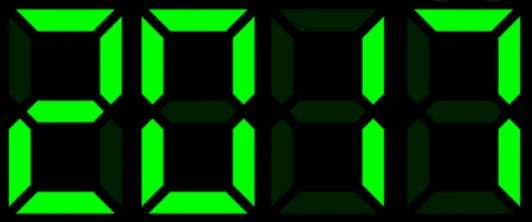
#> input picture green-font.png, 532 x 222 px
$ python 27-jan.py
#> lines starting #> are read from the running program, lines starting #| are printed output that depends on the picture; after the words box and inside, x2 and y2 are one past the last pixel; in counts of white or black regions, pixels touching at a corner belong together
import cv2
import pytesseract
# #
pytesseract.pytesseract.tesseract_cmd = "/bin/tesseract"
# # #
# image = cv2.imread('0-9-on-seven-segment.png', 0)
# # import pdb; pdb.set_trace()
# edges = cv2.Canny(image,200,300,True)
#
# thresh = cv2.threshold(image, 0, 255, cv2.THRESH_BINARY_INV + cv2.THRESH_OTSU)[1]
# #
# data = pytesseract.image_to_string(thresh, lang='eng',config='--psm 6')
# # data1 = pytesseract.image_to_string(edges, lang='eng', config='--psm 6')
# print(data)
# # import pdb; pdb.set_trace()
# # print('------',data1, "-----")
# cv2.imshow("Edge Detected Image", edges)
#
# cv2.imshow('thresh', thresh)
# #
# cv2.waitKey()
#


# # # import cv2
import numpy as np

# load image
# img = cv2.imread("/home/ashish/Downloads/green-font.png");
img = cv2.imread("green-font.png");
#> img is the input picture: shape (222, 532, 3); mean B, G, R 1.7, 59.9, 1.4
# img = cv2.imread("0-9-on-seven-segment.png");

# crop
# img = img[300:800, 100:800, :];

# lab
lab = cv2.cvtColor(img, cv2.COLOR_BGR2LAB);
#> lab: shape (222, 532, 3); mean of channels 0, 1, 2 51.8, 106.4, 147.9
l, a, b = cv2.split(lab);
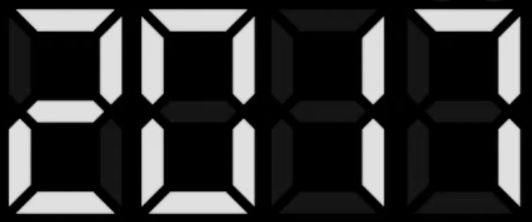
#> l: shape (222, 532); min 0, max 224, mean 51.8
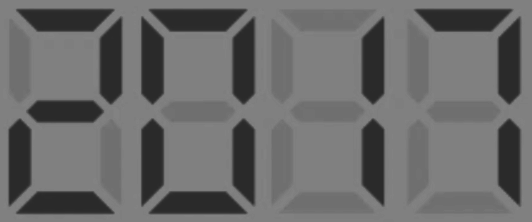
#> a: shape (222, 532); min 42, max 132, mean 106.4
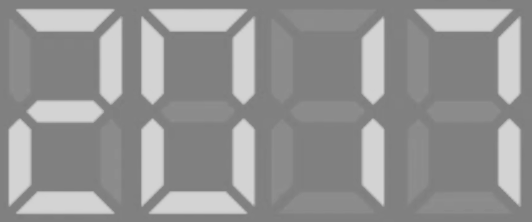
#> b: shape (222, 532); min 124, max 211, mean 147.9

# show
cv2.imshow("orig", img);

# closing operation
kernel = np.ones((2, 2), np.uint8);

# threshold params
low = 165;
high = 200;
iters = 17;

# make copy
copy = b.copy();

# threshold
thresh = cv2.inRange(copy, low, high);
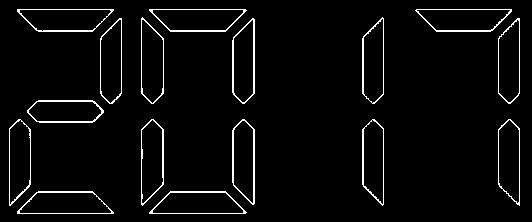
#> thresh: shape (222, 532); 3.7% white in thin lines or dots, all inside (x1, y1, x2, y2) = (9, 9, 520, 214)
cv2.imwrite("threshold0.jpg", thresh);


for a in range(iters):
    thresh = cv2.dilate(thresh, kernel);
#> this loop made 17 passes
#> pass 1, `thresh = cv2.dilate(thresh, kernel);`:
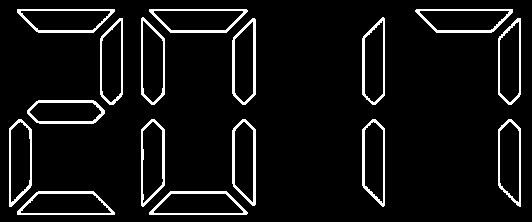
#> thresh: shape (222, 532); 6.7% white in thin lines or dots, all inside (x1, y1, x2, y2) = (9, 9, 521, 215)
#> pass 3, `thresh = cv2.dilate(thresh, kernel);`:
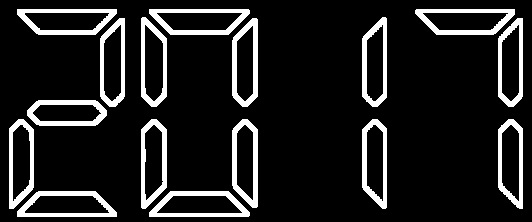
#> thresh: shape (222, 532); 12.5% white; 16 white regions, largest, box (x1, y1, x2, y2) and area: (415, 9, 515, 35) 991, (149, 9, 250, 35) 990, (149, 191, 250, 217) 990
#> after the loop:
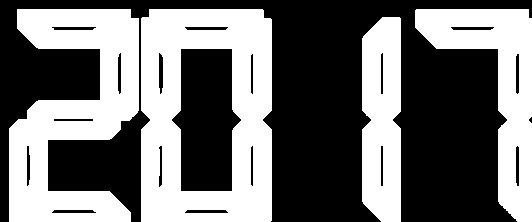
#> thresh: shape (222, 532); 44.3% white; 4 white regions, box (x1, y1, x2, y2) and area: (141, 9, 272, 222) 19521, (9, 9, 139, 222) 15895, (415, 9, 532, 222) 9653, (362, 17, 401, 222) 7270
cv2.imwrite("threshold1.jpg", thresh);

# [57 lines of commented-out code are left out]

$ run again, with 0-9-on-seven-segment.png copied over green-font.png
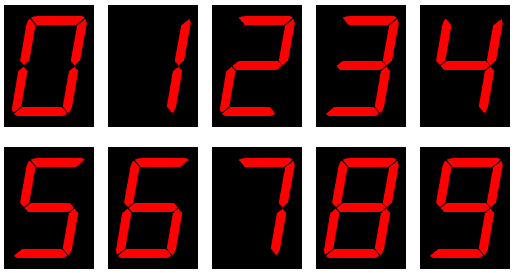
#> input picture 0-9-on-seven-segment.png, 514 x 273 px
#> img is the input picture: shape (273, 514, 3); mean B, G, R 55.5, 55.5, 90.9
#> lab: shape (273, 514, 3); mean of channels 0, 1, 2 74.3, 139.2, 137.3
#> `thresh = cv2.inRange(copy, low, high);`:
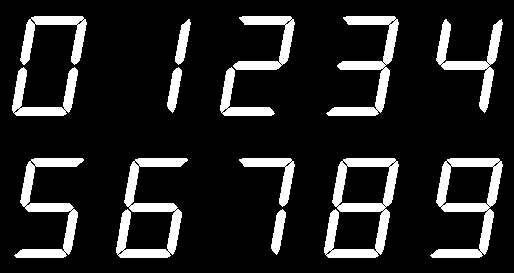
#> thresh: shape (273, 514); 14% white; 14 white regions, largest, box (x1, y1, x2, y2) and area: (324, 158, 399, 258) 2789, (430, 158, 503, 258) 2412, (116, 158, 188, 258) 2403
#> after the loop `for a in range(iters):`:
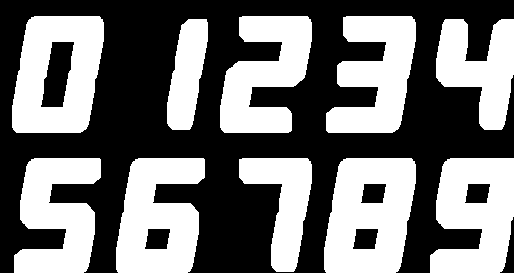
#> thresh: shape (273, 514); 45.4% white; 10 white regions, largest, box (x1, y1, x2, y2) and area: (324, 158, 416, 273) 8208, (12, 16, 104, 133) 7760, (116, 158, 205, 273) 7456

$ run again, with Rectangle.png copied over green-font.png
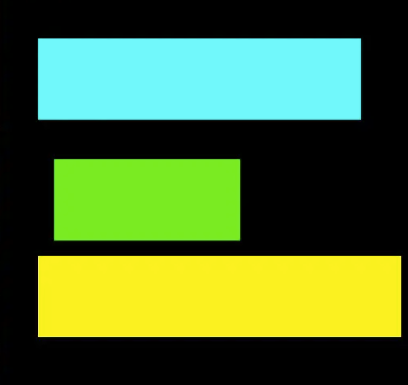
#> input picture Rectangle.png, 408 x 385 px
#> img is the input picture: shape (385, 408, 3); mean B, G, R 51.7, 109.7, 77.9
#> lab: shape (385, 408, 3); mean of channels 0, 1, 2 104.2, 112.9, 149.8
#> `l, a, b = cv2.split(lab);`:
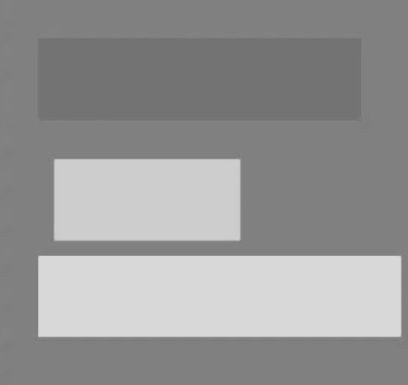
#> b: shape (385, 408); min 114, max 216, mean 149.8
#> after the loop `for a in range(iters):`:
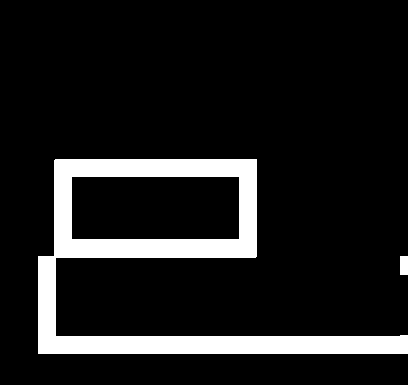
#> thresh: shape (385, 408); 11.5% white; 2 white regions, box (x1, y1, x2, y2) and area: (38, 159, 408, 354) 17845, (400, 256, 408, 275) 152
